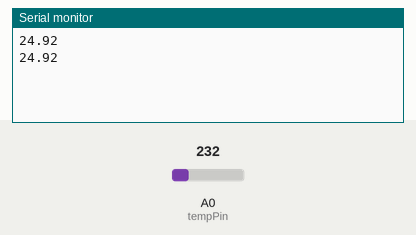
This sketch was run on a simulated Arduino Uno, built with avr-gcc and run on an emulated ATmega328P. Parts: the last lines printed to the serial monitor. The test bench sets the inputs (shaded band); at power-on: A0 (tempPin) = 232.

Above: at 1.8 s.
1.9 s: A0 (tempPin) set to 250
At 2.8 s:
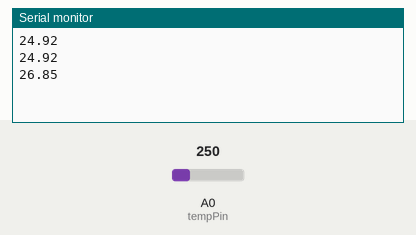
3.4 s: A0 (tempPin) set to 266
At 4.7 s:
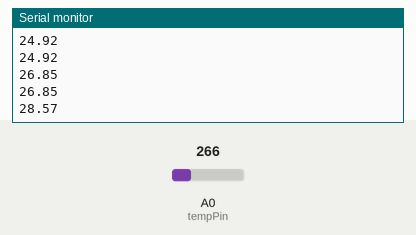
Timing chart, 0 to 6.4 s (numbered marks = the images above; inputs shaded):
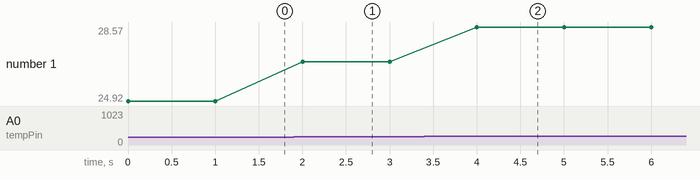

The sketch:

TempSensor.ino
```cpp
/*  Arduino program to print temperature using LM 35
 *  Date: 19th Nov 17
 *  @BML Munjal University, Arduino 101 Workshop
 */
#define tempPin A0 //define tempPin to analog pin A0

float tempC;  //declare variable tempC with float data type
int reading;   //declare variable reading with int data type

void setup()
{
analogReference(INTERNAL);  //declare analog reference to internal
Serial.begin(9600);  //baud rate
}

void loop()
{
reading = analogRead(tempPin);  //read the value of temperature
tempC = reading / 9.31;  //converting readed value in centigrade
Serial.println(tempC);  //printing value of temperature on serial monitor
delay(1000);

}
```

Measured:
- after the input at 1.9 s, the serial monitor: prints a new line after 0.10 s (image 1)
- after the input at 3.4 s, the serial monitor: prints a new line after 0.60 s (image 2)
- plotted number 1: 24.92 → 26.85 after the input at 1.9 s, 26.85 → 28.57 after the input at 3.4 s
